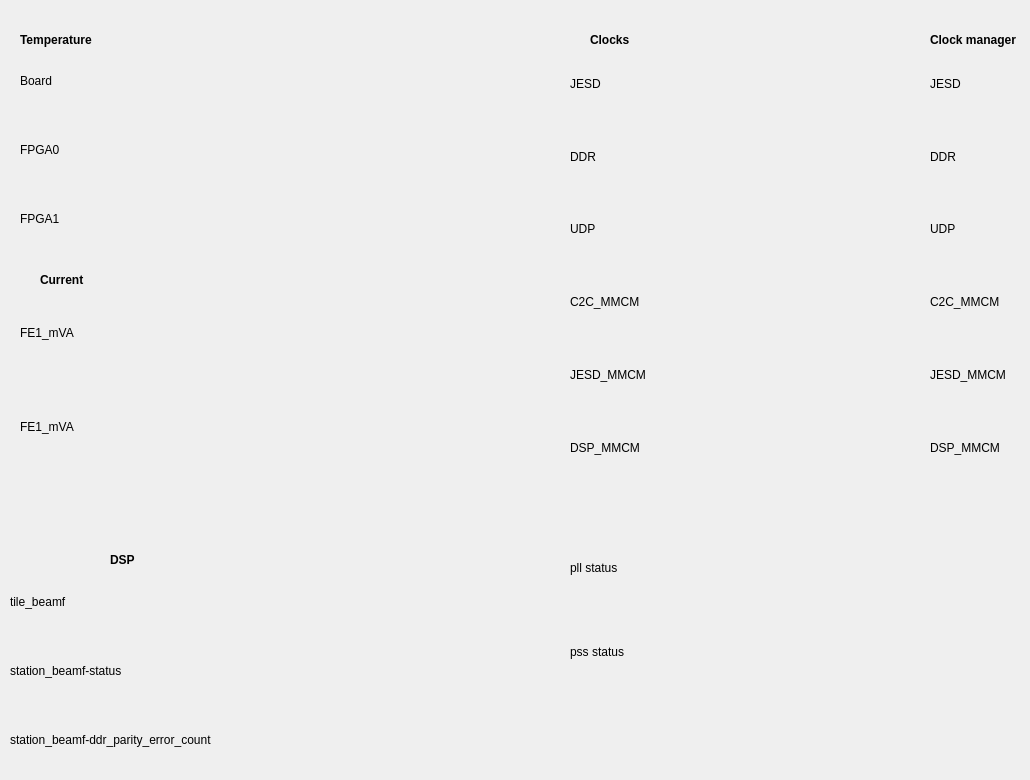
       <widget class="QWidget" name="mix_tab3">
        <attribute name="title">
         <string>Temperature-Current-DSP-Timing</string>
        </attribute>
        <widget class="QWidget" name="layoutWidget_54">
         <property name="geometry">
          <rect>
           <x>570</x>
           <y>50</y>
           <width>81</width>
           <height>431</height>
          </rect>
         </property>
         <layout class="QVBoxLayout" name="verticalLayout_60">
          <item>
           <widget class="QLabel" name="label_123">
            <property name="text">
             <string>JESD</string>
            </property>
           </widget>
          </item>
          <item>
           <widget class="QLabel" name="label_124">
            <property name="text">
             <string>DDR</string>
            </property>
           </widget>
          </item>
          <item>
           <widget class="QLabel" name="label_125">
            <property name="text">
             <string>UDP</string>
            </property>
           </widget>
          </item>
          <item>
           <widget class="QLabel" name="label_126">
            <property name="text">
             <string>C2C_MMCM</string>
            </property>
           </widget>
          </item>
          <item>
           <widget class="QLabel" name="label_127">
            <property name="text">
             <string>JESD_MMCM</string>
            </property>
           </widget>
          </item>
          <item>
           <widget class="QLabel" name="label_128">
            <property name="text">
             <string>DSP_MMCM</string>
            </property>
           </widget>
          </item>
         </layout>
        </widget>
        <widget class="QWidget" name="layoutWidget_29">
         <property name="geometry">
          <rect>
           <x>570</x>
           <y>529</y>
           <width>81</width>
           <height>161</height>
          </rect>
         </property>
         <layout class="QVBoxLayout" name="verticalLayout_21">
          <item>
           <widget class="QLabel" name="label_bkpl_24">
            <property name="maximumSize">
             <size>
              <width>16777215</width>
              <height>16777215</height>
             </size>
            </property>
            <property name="layoutDirection">
             <enum>Qt::LeftToRight</enum>
            </property>
            <property name="styleSheet">
             <string notr="true"/>
            </property>
            <property name="text">
             <string>pll status</string>
            </property>
            <property name="alignment">
             <set>Qt::AlignLeading|Qt::AlignLeft|Qt::AlignVCenter</set>
            </property>
           </widget>
          </item>
          <item>
           <widget class="QLabel" name="label_mng_57">
            <property name="maximumSize">
             <size>
              <width>16777215</width>
              <height>16777215</height>
             </size>
            </property>
            <property name="layoutDirection">
             <enum>Qt::LeftToRight</enum>
            </property>
            <property name="styleSheet">
             <string notr="true"/>
            </property>
            <property name="text">
             <string>pss status</string>
            </property>
            <property name="alignment">
             <set>Qt::AlignLeading|Qt::AlignLeft|Qt::AlignVCenter</set>
            </property>
           </widget>
          </item>
         </layout>
        </widget>
        <widget class="QWidget" name="layoutWidget_30">
         <property name="geometry">
          <rect>
           <x>20</x>
           <y>289</y>
           <width>81</width>
           <height>181</height>
          </rect>
         </property>
         <layout class="QVBoxLayout" name="verticalLayout_28">
          <item>
           <widget class="QLabel" name="label_bkpl_25">
            <property name="maximumSize">
             <size>
              <width>16777215</width>
              <height>16777215</height>
             </size>
            </property>
            <property name="layoutDirection">
             <enum>Qt::LeftToRight</enum>
            </property>
            <property name="styleSheet">
             <string notr="true"/>
            </property>
            <property name="text">
             <string>FE1_mVA</string>
            </property>
            <property name="alignment">
             <set>Qt::AlignLeading|Qt::AlignLeft|Qt::AlignVCenter</set>
            </property>
           </widget>
          </item>
          <item>
           <widget class="QLabel" name="label_mng_58">
            <property name="maximumSize">
             <size>
              <width>16777215</width>
              <height>16777215</height>
             </size>
            </property>
            <property name="layoutDirection">
             <enum>Qt::LeftToRight</enum>
            </property>
            <property name="styleSheet">
             <string notr="true"/>
            </property>
            <property name="text">
             <string>FE1_mVA</string>
            </property>
            <property name="alignment">
             <set>Qt::AlignLeading|Qt::AlignLeft|Qt::AlignVCenter</set>
            </property>
           </widget>
          </item>
         </layout>
        </widget>
        <widget class="QWidget" name="layoutWidget_37">
         <property name="geometry">
          <rect>
           <x>20</x>
           <y>49</y>
           <width>81</width>
           <height>201</height>
          </rect>
         </property>
         <layout class="QVBoxLayout" name="verticalLayout_29">
          <item>
           <widget class="QLabel" name="label_bkpl_26">
            <property name="maximumSize">
             <size>
              <width>16777215</width>
              <height>16777215</height>
             </size>
            </property>
            <property name="layoutDirection">
             <enum>Qt::LeftToRight</enum>
            </property>
            <property name="styleSheet">
             <string notr="true"/>
            </property>
            <property name="text">
             <string>Board</string>
            </property>
            <property name="alignment">
             <set>Qt::AlignLeading|Qt::AlignLeft|Qt::AlignVCenter</set>
            </property>
           </widget>
          </item>
          <item>
           <widget class="QLabel" name="label_mng_59">
            <property name="maximumSize">
             <size>
              <width>16777215</width>
              <height>16777215</height>
             </size>
            </property>
            <property name="layoutDirection">
             <enum>Qt::LeftToRight</enum>
            </property>
            <property name="styleSheet">
             <string notr="true"/>
            </property>
            <property name="text">
             <string>FPGA0</string>
            </property>
            <property name="alignment">
             <set>Qt::AlignLeading|Qt::AlignLeft|Qt::AlignVCenter</set>
            </property>
           </widget>
          </item>
          <item>
           <widget class="QLabel" name="label_mng_60">
            <property name="maximumSize">
             <size>
              <width>16777215</width>
              <height>16777215</height>
             </size>
            </property>
            <property name="layoutDirection">
             <enum>Qt::LeftToRight</enum>
            </property>
            <property name="styleSheet">
             <string notr="true"/>
            </property>
            <property name="text">
             <string>FPGA1</string>
            </property>
            <property name="alignment">
             <set>Qt::AlignLeading|Qt::AlignLeft|Qt::AlignVCenter</set>
            </property>
           </widget>
          </item>
         </layout>
        </widget>
        <widget class="QWidget" name="layoutWidget_38">
         <property name="geometry">
          <rect>
           <x>10</x>
           <y>570</y>
           <width>241</width>
           <height>201</height>
          </rect>
         </property>
         <layout class="QVBoxLayout" name="verticalLayout_36">
          <item>
           <widget class="QLabel" name="label_mng_61">
            <property name="maximumSize">
             <size>
              <width>16777215</width>
              <height>16777215</height>
             </size>
            </property>
            <property name="layoutDirection">
             <enum>Qt::LeftToRight</enum>
            </property>
            <property name="styleSheet">
             <string notr="true"/>
            </property>
            <property name="text">
             <string>tile_beamf</string>
            </property>
            <property name="alignment">
             <set>Qt::AlignLeading|Qt::AlignLeft|Qt::AlignVCenter</set>
            </property>
           </widget>
          </item>
          <item>
           <widget class="QLabel" name="label_mng_62">
            <property name="maximumSize">
             <size>
              <width>16777215</width>
              <height>16777215</height>
             </size>
            </property>
            <property name="layoutDirection">
             <enum>Qt::LeftToRight</enum>
            </property>
            <property name="styleSheet">
             <string notr="true"/>
            </property>
            <property name="text">
             <string>station_beamf-status</string>
            </property>
            <property name="alignment">
             <set>Qt::AlignLeading|Qt::AlignLeft|Qt::AlignVCenter</set>
            </property>
           </widget>
          </item>
          <item>
           <widget class="QLabel" name="label_mng_63">
            <property name="maximumSize">
             <size>
              <width>16777215</width>
              <height>16777215</height>
             </size>
            </property>
            <property name="layoutDirection">
             <enum>Qt::LeftToRight</enum>
            </property>
            <property name="styleSheet">
             <string notr="true"/>
            </property>
            <property name="text">
             <string>station_beamf-ddr_parity_error_count</string>
            </property>
            <property name="alignment">
             <set>Qt::AlignLeading|Qt::AlignLeft|Qt::AlignVCenter</set>
            </property>
           </widget>
          </item>
         </layout>
        </widget>
        <widget class="QWidget" name="layoutWidget_55">
         <property name="geometry">
          <rect>
           <x>930</x>
           <y>50</y>
           <width>81</width>
           <height>431</height>
          </rect>
         </property>
         <layout class="QVBoxLayout" name="verticalLayout_61">
          <item>
           <widget class="QLabel" name="label_129">
            <property name="text">
             <string>JESD</string>
            </property>
           </widget>
          </item>
          <item>
           <widget class="QLabel" name="label_130">
            <property name="text">
             <string>DDR</string>
            </property>
           </widget>
          </item>
          <item>
           <widget class="QLabel" name="label_131">
            <property name="text">
             <string>UDP</string>
            </property>
           </widget>
          </item>
          <item>
           <widget class="QLabel" name="label_132">
            <property name="text">
             <string>C2C_MMCM</string>
            </property>
           </widget>
          </item>
          <item>
           <widget class="QLabel" name="label_133">
            <property name="text">
             <string>JESD_MMCM</string>
            </property>
           </widget>
          </item>
          <item>
           <widget class="QLabel" name="label_134">
            <property name="text">
             <string>DSP_MMCM</string>
            </property>
           </widget>
          </item>
         </layout>
        </widget>
        <widget class="QLabel" name="label_29">
         <property name="geometry">
          <rect>
           <x>20</x>
           <y>30</y>
           <width>81</width>
           <height>20</height>
          </rect>
         </property>
         <property name="font">
          <font>
           <weight>75</weight>
           <bold>true</bold>
          </font>
         </property>
         <property name="text">
          <string>Temperature</string>
         </property>
        </widget>
        <widget class="QLabel" name="label_25">
         <property name="geometry">
          <rect>
           <x>40</x>
           <y>270</y>
           <width>61</width>
           <height>20</height>
          </rect>
         </property>
         <property name="font">
          <font>
           <weight>75</weight>
           <bold>true</bold>
          </font>
         </property>
         <property name="text">
          <string>Current</string>
         </property>
        </widget>
        <widget class="QLabel" name="label_28">
         <property name="geometry">
          <rect>
           <x>590</x>
           <y>30</y>
           <width>81</width>
           <height>20</height>
          </rect>
         </property>
         <property name="font">
          <font>
           <weight>75</weight>
           <bold>true</bold>
          </font>
         </property>
         <property name="text">
          <string>Clocks</string>
         </property>
        </widget>
        <widget class="QLabel" name="label_27">
         <property name="geometry">
          <rect>
           <x>930</x>
           <y>30</y>
           <width>91</width>
           <height>20</height>
          </rect>
         </property>
         <property name="font">
          <font>
           <weight>75</weight>
           <bold>true</bold>
          </font>
         </property>
         <property name="text">
          <string>Clock manager</string>
         </property>
        </widget>
        <widget class="QLabel" name="label_26">
         <property name="geometry">
          <rect>
           <x>110</x>
           <y>550</y>
           <width>81</width>
           <height>20</height>
          </rect>
         </property>
         <property name="font">
          <font>
           <weight>75</weight>
           <bold>true</bold>
          </font>
         </property>
         <property name="text">
          <string>DSP</string>
         </property>
        </widget>
       </widget>
